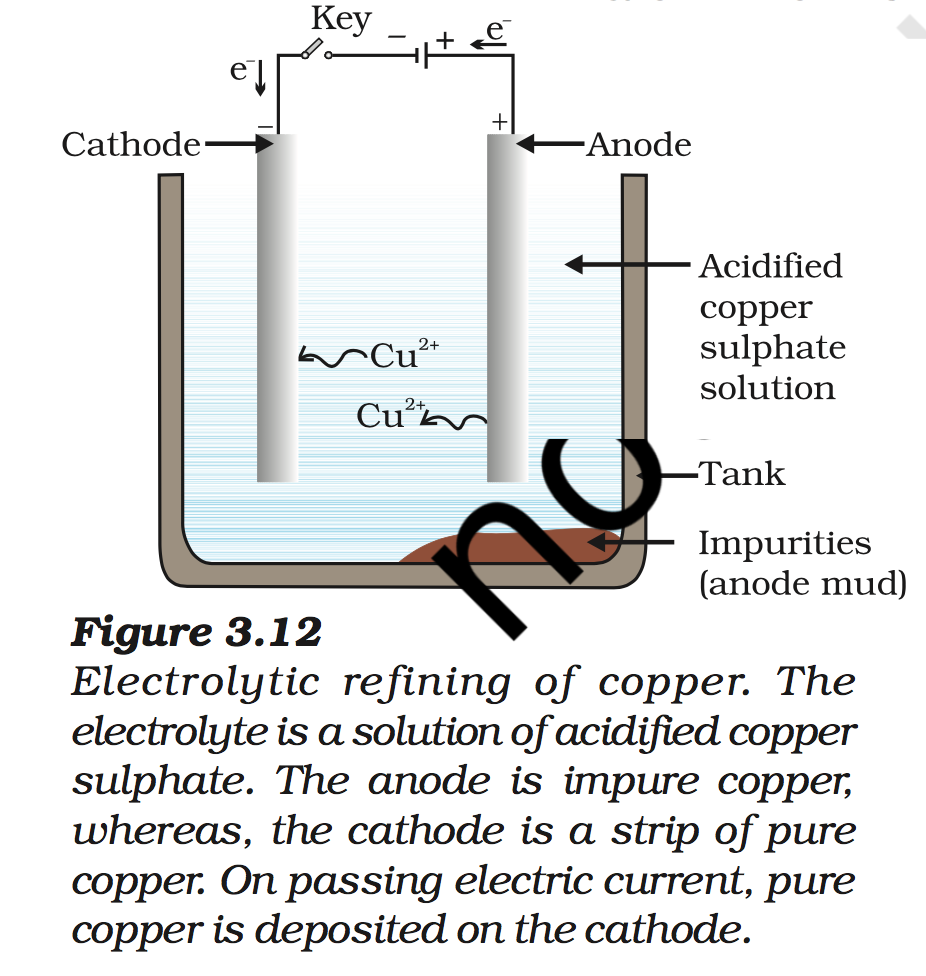
#> input picture Images/3.png, 926 x 976 px, found by its file name
$ jupyter execute 'Image Processing.ipynb'
#> lines starting #> are read from the running program, lines starting #| are printed output that depends on the picture; after the words box and inside, x2 and y2 are one past the last pixel; in counts of white or black regions, pixels touching at a corner belong together
[cell 1]
# import the necessary packages
from PIL import Image
import pytesseract
import argparse
import cv2
import os

[cell 2]
# load the example image and convert it to grayscale
name = "3"
image = cv2.imread(name+".png")
#> image is the input picture: shape (976, 926, 3); mean B, G, R 229, 229.1, 228.1
gray = cv2.cvtColor(image, cv2.COLOR_BGR2GRAY)

[cell 3]
gray = cv2.threshold(gray, 0, 255, cv2.THRESH_BINARY | cv2.THRESH_OTSU)[1]
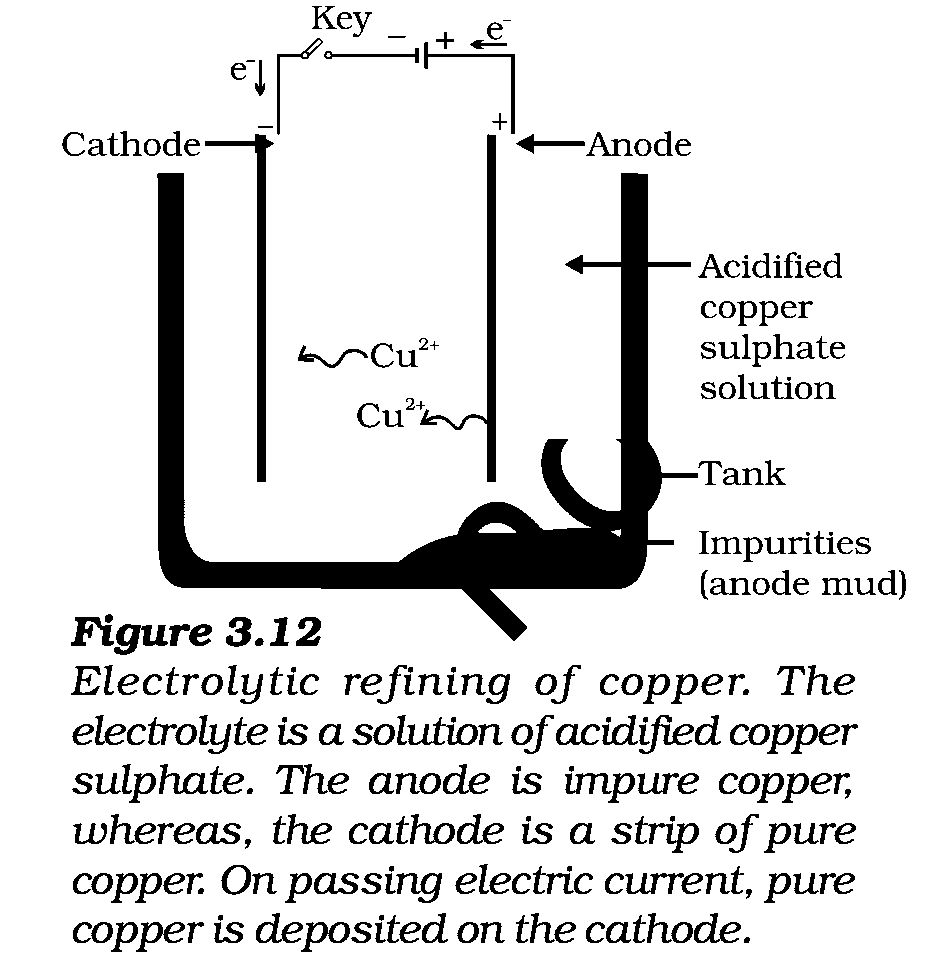
#> gray: shape (976, 926); 87.9% white; 288 black regions (9 under 20 px), largest, box (x1, y1, x2, y2) and area: (157, 173, 698, 641) 46406, (420, 134, 496, 482) 3470, (205, 134, 274, 482) 3455

[cell 4]
# gray = cv2.medianBlur(gray, 3)

[cell 5]
filename = name+"x.png"
cv2.imwrite(filename, gray)
#> Out = True


$ run again, with Images/1.png copied over Images/3.png
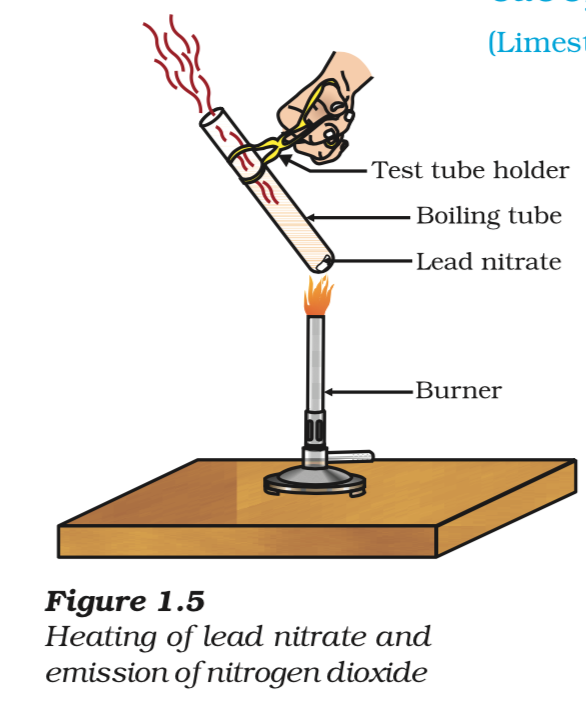
#> input picture Images/1.png, 586 x 704 px, found by its file name
#> image is the input picture: shape (704, 586, 3); mean B, G, R 223.9, 230.1, 235.7
#> `gray = cv2.cvtColor(image, cv2.COLOR_BGR2GRAY)`:
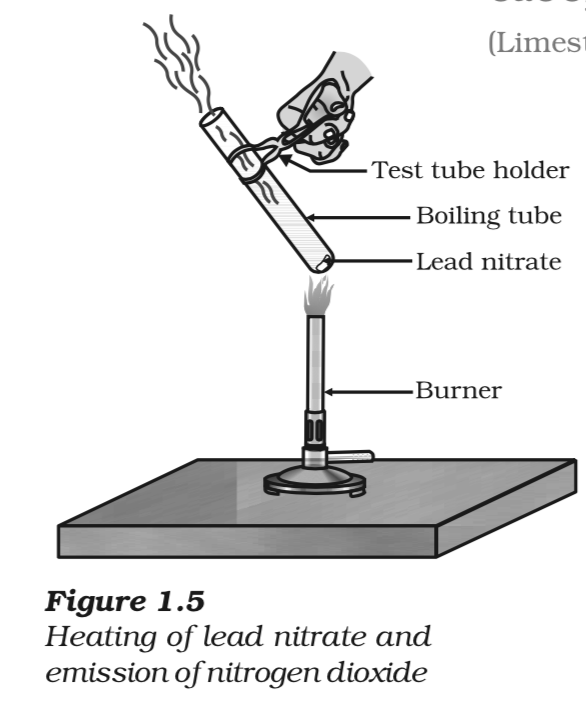
#> gray: shape (704, 586); min 25, max 255, mean 231.1
#> `gray = cv2.threshold(gray, 0, 255, cv2.THRESH_BINARY | cv2.THRESH_OTSU..`:
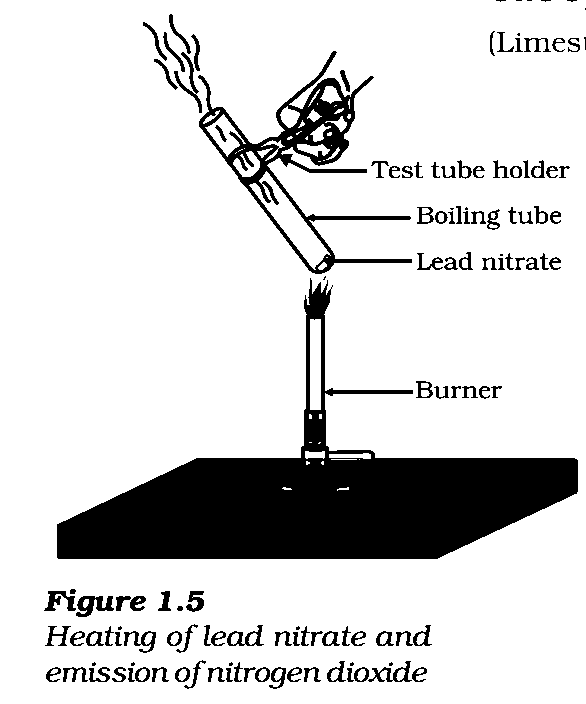
#> gray: shape (704, 586); 84.1% white; 127 black regions (19 under 20 px), largest, box (x1, y1, x2, y2) and area: (57, 278, 578, 559) 46076, (198, 51, 412, 274) 7727, (76, 596, 114, 617) 426
#> Out = True

$ run again, with Images/11.png copied over Images/3.png
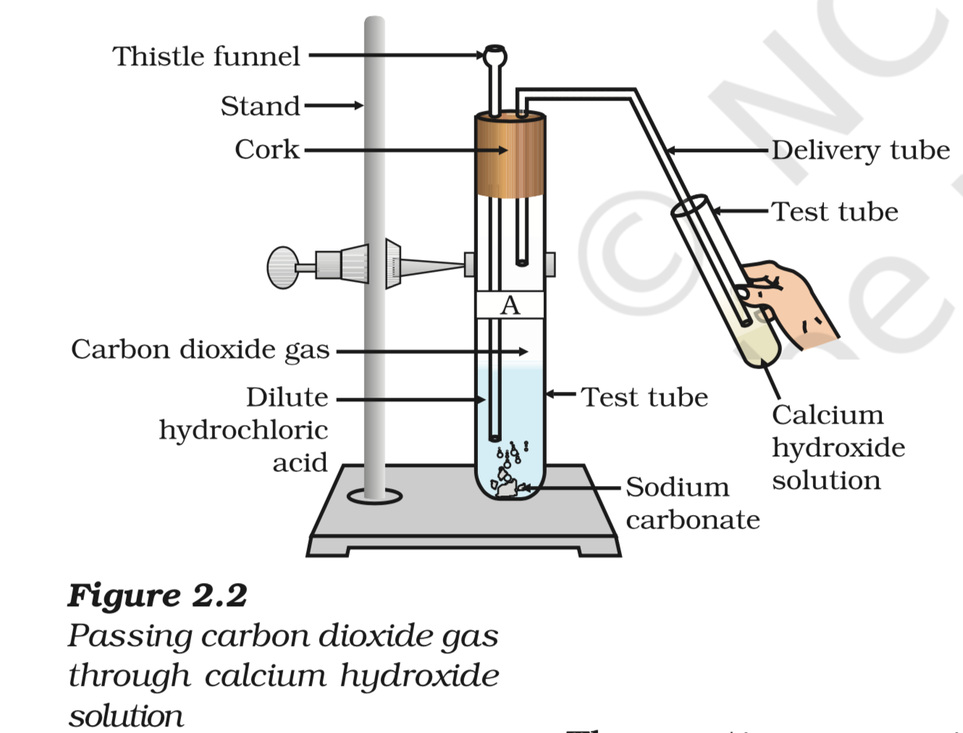
#> input picture Images/11.png, 963 x 733 px, shrunk from 1330 x 1012 before the run, found by its file name
#> image is the input picture: shape (733, 963, 3); mean B, G, R 236.5, 237.1, 237.4
#> `gray = cv2.threshold(gray, 0, 255, cv2.THRESH_BINARY | cv2.THRESH_OTSU..`:
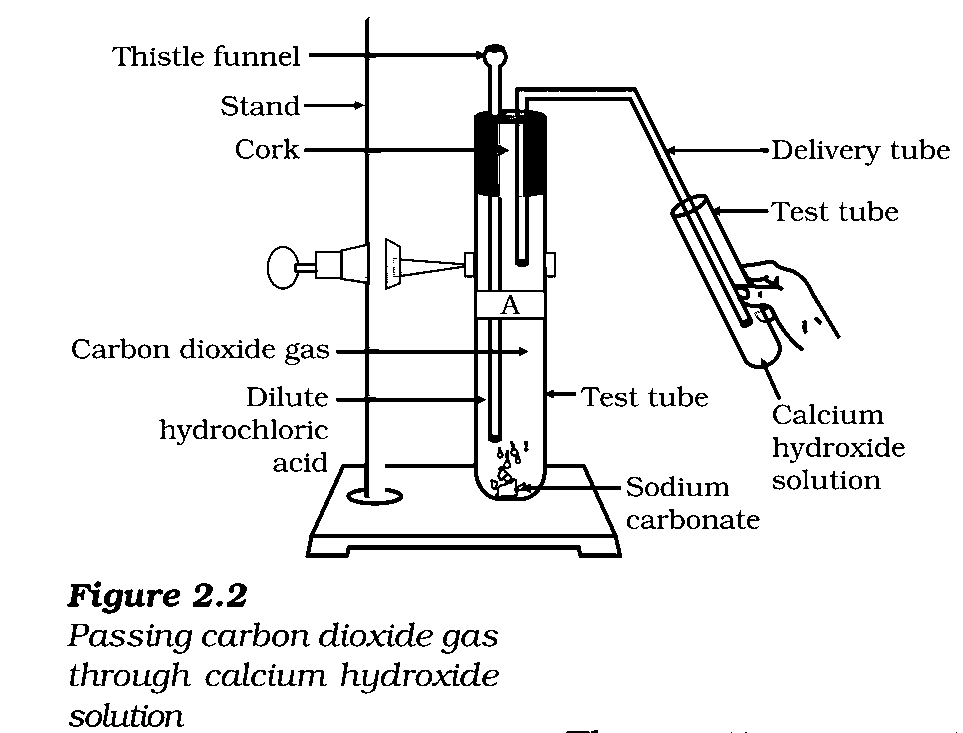
#> gray: shape (733, 963); 93% white; 213 black regions (26 under 20 px), largest, box (x1, y1, x2, y2) and area: (267, 17, 841, 558) 29513, (67, 584, 102, 607) 379, (102, 589, 123, 614) 296
#> Out = True
